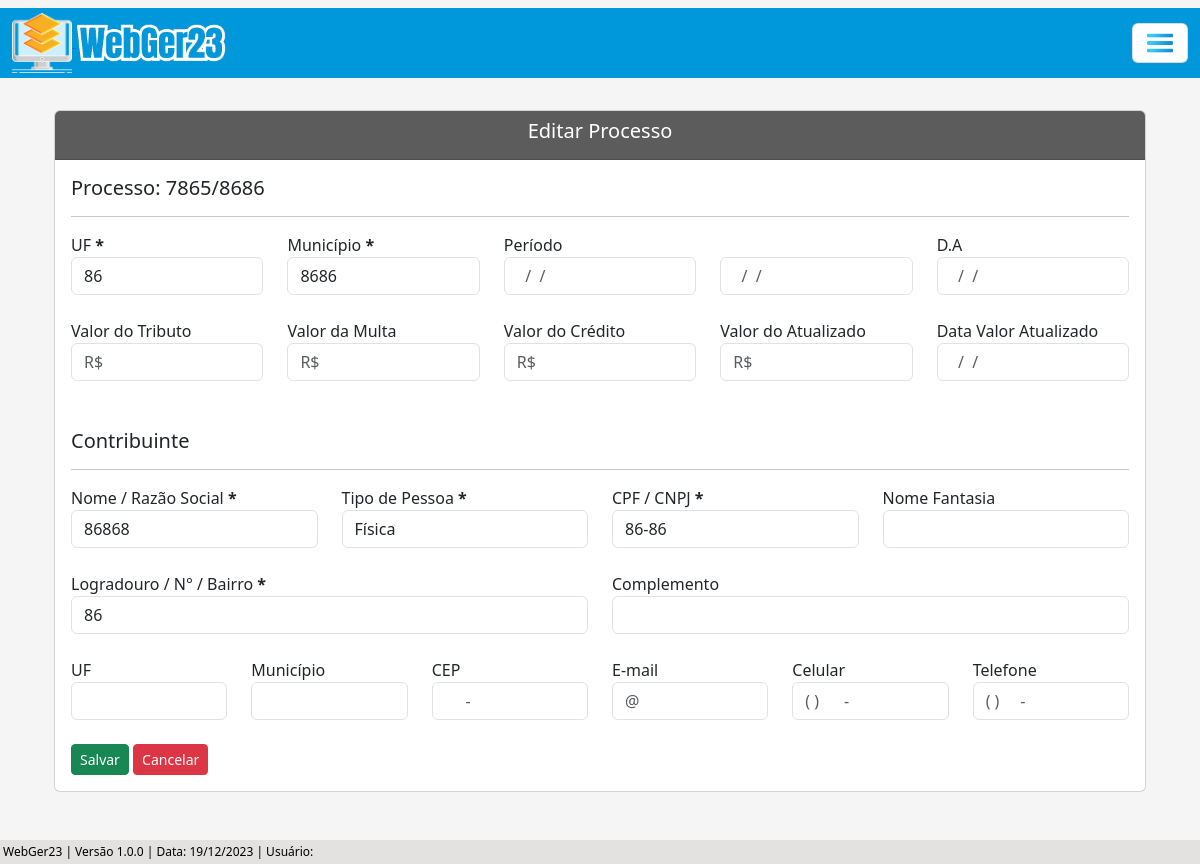
Page /editar/processo-adm-arquivado/1/ on the earlier database version.
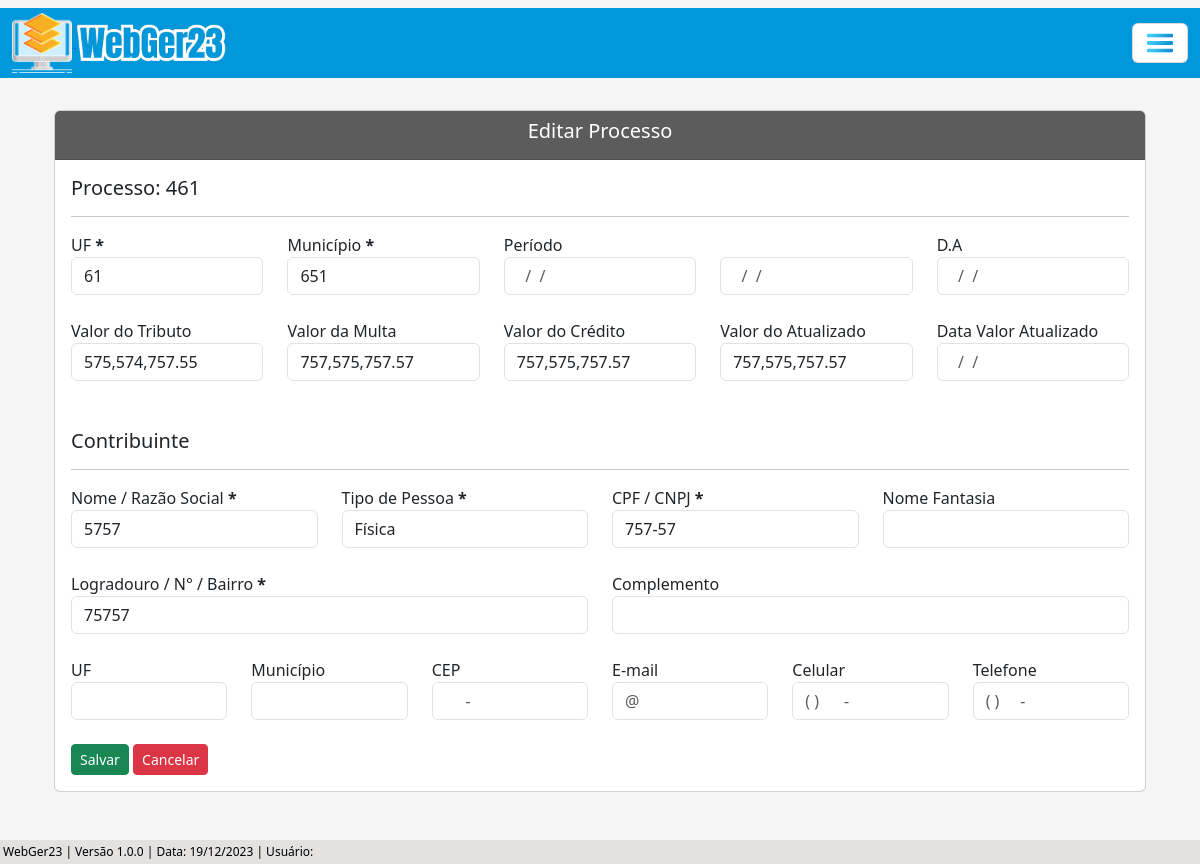
Same page on the later database version.
### processo/models.py (models this page shows, shortened)
class Base(models.Model): # Classe base, será herdada pelas outras classes - HERANÇA
    data_criacao = models.DateTimeField('data_criação', auto_now_add=True)
    usuario_criador = models.ForeignKey(get_user_model(), verbose_name='Usuário Criador', on_delete=models.SET_NULL, null=True)
    data_alteracao = models.DateTimeField('Alterado', auto_now=True)
    ativo = models.BooleanField('Ativo', default=True) # Ativo: 1 (True), Inativo: 0 (False)
    class Meta:  # Classe abstrata, não será instânciada.
        abstract = True

class ProcessoAdm(Base):
    tipo_pessoas = (
        ('Física', 'Física'), ('Jurídica', 'Jurídica'),
    )
    numero = models.CharField(unique=True, verbose_name='N°', max_length=10) # Número do processo
    municipio = models.CharField(max_length=50, verbose_name='Município') # Município
    uf = models.CharField(max_length=2) # UF
    data_inicial = models.DateField(blank=True, null=True) # Data Inicial do Período do processo
    data_final = models.DateField(blank=True, null=True) # Data final do Período do processo
    data_div_ativa = models.DateField(blank=True, null=True) # Data dívida ativa
    valor_atributo = models.CharField(max_length=14, blank=True, null=True)  # Valor do atributo
    valor_multa = models.CharField(max_length=14, blank=True, null=True) # Valor da multa
    valor_credito = models.CharField(max_length=14, blank=True, null=True) # Valor do crédito
    valor_atualizado = models.CharField(max_length=14, blank=True, null=True) # Valor do atualizado
    data_valor_atualizado = models.DateField(blank=True, null=True) # Data valor atualizado
    nome_contribuinte = models.CharField(max_length=50)  # Nome / Razão Social
    tipo_pessoa = models.CharField(max_length=50, choices=tipo_pessoas) # Física / Jurídica # Utiliza choices(escolhas) para selecionar o tipo de pessoas
    documento = models.CharField(max_length=20, verbose_name='CPF/CNPJ', unique=True) # CPF / CNPJ
    nome_fantasia = models.CharField(max_length=50, blank=True, null=True) # Nome Fantasia
    email = models.EmailField(max_length=50, blank=True, null=True) # E-mail
    endereco = models.CharField(max_length=150) # Rua
    complemento = models.CharField(max_length=50, blank=True, null=True) # Complemento
    municipio_contribuinte = models.CharField(max_length=50, blank=True, null=True) # Município Contribuinte
    uf_contribuinte = models.CharField(max_length=2, verbose_name='UF', blank=True, null=True) # UF Contribuinte
    cep = models.CharField(max_length=10, blank=True, null=True) # CEP
    telefone = models.CharField(max_length=20, blank=True, null=True) # Telefone
    celular = models.CharField(max_length=20, blank=True, null=True) # Celular

### processo/views.py (the view, shortened to what this page needs)
# urls.py: path('editar/processo-adm-arquivado/<int:pk>/', ProcessoAdmArquivadoUpdate.as_view(), name='proc-adm-arquivado-update'),
class ProcessoAdmArquivadoUpdate(UpdateView):
    model = ProcessoAdm
    template_name = 'processos/updates/processo_adm_arquivado_update.html'
    fields = ['ativo', 'municipio', 'uf', 'data_inicial', 'data_final', 'data_div_ativa', 'valor_atributo', 'valor_multa', 'valor_credito', 'valor_atualizado', 'data_valor_atualizado', 'nome_contribuinte', 'tipo_pessoa', 'documento', 'nome_fantasia', 'email', 'endereco', 'complemento', 'municipio_contribuinte', 'uf_contribuinte', 'cep', 'telefone', 'celular']
    success_url = reverse_lazy('proc-adm-arquivado-list')
    def get_context_data(self, **kwargs):
        processo_pk = self.kwargs.get('pk') # Pega a PK do processo através da URL
        context = super().get_context_data(**kwargs)
        context['dados_processo'] = ProcessoAdm.objects.filter(pk=processo_pk) # Filtra os dados do processo através da pk
        return context

### processo/templates/processos/updates/processo_adm_arquivado_update.html (shortened to what the changed rows need)
{% extends 'index.html' %}
{% load static %}
{% load widget_tweaks %}
{% block conteudo %}
    <div class="container p-4">
        <div class="card">
            <div class="card-body">
                <form action="" method="post" enctype="multipart/form-data">
                    {% for atributo in dados_processo %}
                        <h5>Processo: {{ atributo.numero }}</h5>
                    {% endfor %}
                    <hr>
                    <div class="row">
                        <div class="col">
                            <label for="uf">UF <b>*</b></label>
                            {% render_field form.uf class="form-control" id="uf"%}
                        </div>
                        <div class="col">
                            <label for="municipio">Município <b>*</b></label>
                            {% render_field form.municipio class="form-control" id="municipio"%}
                        </div>
                        <div class="col">
                            <label for="data_inicial">Período</label>
                            {% render_field form.data_inicial class="form-control" id="data_inicial" placeholder="  /  /    "%}
                        </div>
                        <div class="col">
                            {% render_field form.data_final class="form-control" id="data_final" placeholder="  /  /    "%}
                        </div>
                        <div class="col">
                            <label for="data_div_ativa">D.A</label>
                            {% render_field form.data_div_ativa class="form-control" id="data_div_ativa" placeholder="  /  /    "%}
                        </div>
                    </div>
                    <br>
                    <div class="row">
                        <div class="col">
                            <label for="valor_atributo">Valor do Tributo</label>
                            {% render_field form.valor_atributo class="mask-money form-control" placeholder="R$"  id="valor_atributo" autocomplete="off"%}
                        </div>
                        <div class="col">
                            <label for="valor_multa">Valor da Multa</label>
                            {% render_field form.valor_multa class="form-control" placeholder="R$" id="valor_multa" autocomplete="off"%}
                        </div>
                        <div class="col">
                            <label for="valor_credito">Valor do Crédito</label>
                            {% render_field form.valor_credito class="form-control" placeholder="R$" id="valor_credito" autocomplete="off"%}
                        </div>
                        <div class="col">
                            <label for="valor_atualizado">Valor do Atualizado</label>
                            {% render_field form.valor_atualizado class="form-control" placeholder="R$" id="valor_atualizado" autocomplete="off"%}
                        </div>
                        <div class="col">
                            <label for="data_valor_atualizado">Data Valor Atualizado</label>
                            {% render_field form.data_valor_atualizado class="form-control" id="data_valor_atualizado" placeholder="  /  /    "%}
                        </div>
                    </div>
                    <br><br>
                    <h5>Contribuinte</h5>
                    <hr>
                    <div class="row">
                        <div class="col">
                            <label for="nome_contribuinte">Nome / Razão Social <b>*</b></label>
                            {% render_field form.nome_contribuinte class="form-control" id="nome_contribuinte" autocomplete="off"%}
                        </div>
                        <div class="col">
                            <label for="tipo_pessoa">Tipo de Pessoa <b>*</b></label>
                            {% render_field form.tipo_pessoa class="form-control" id="tipo_pessoa" autocomplete="off"%}
                        </div>
                        <div class="col">
                            <label for="documento">CPF / CNPJ <b>*</b></label>
                            {% render_field form.documento class="form-control" id="documento" autocomplete="off"%}
                        </div>
                        <div class="col">
                            <label for="nome_fantasia">Nome Fantasia</label>
                            {% render_field form.nome_fantasia class="form-control" id="nome_fantasia" autocomplete="off"%}
                        </div>
                    </div>
                    <br>
                    <div class="row">
                        <div class="col">
                            <label for="endereco">Logradouro / N° / Bairro <b>*</b></label>
                            {% render_field form.endereco class="form-control" id="endereco" autocomplete="off"%}
                        </div>
                        <div class="col">
                            <label for="complemento">Complemento</label>
                            {% render_field form.complemento class="form-control" id="complemento" autocomplete="off"%}
                        </div>
                    </div>
                    <br>
                    <div class="row">
                        <div class="col">
                            <label for="uf_contribuinte">UF</label>
                            {% render_field form.uf_contribuinte class="form-control" id="uf_contribuinte" autocomplete="off"%}
                        </div>
                        <div class="col">
                            <label for="municipio_contribuinte">Município</label>
                            {% render_field form.municipio_contribuinte class="form-control" id="municipio_contribuinte" autocomplete="off"%}
                        </div>
                        <div class="col">
                            <label for="cep">CEP</label>
                            {% render_field form.cep class="form-control" placeholder="     -   " id="cep" autocomplete="off"%}
                        </div>
                        <div class="col">
                            <label for="email">E-mail</label>
                            {% render_field form.email class="form-control" placeholder="@" id="email" autocomplete="off" autocomplete="off"%}
                        </div>
                        <div class="col">
                            <label for="celular">Celular</label>
                            {% render_field form.celular class="form-control" placeholder="( )      -    " id="celular" autocomplete="off"%}
                        </div>
                        <div class="col">
                            <label for="telefone">Telefone</label>
                            {% render_field form.telefone class="form-control" placeholder="( )     -    " id="telefone" autocomplete="off"%}
                        </div>
                    </div>
                    <br>
                    <button type="submit" class="btn btn-success btn-sm">Salvar</button>
                    <a href="{% url 'proc-adm-arquivado-list' %}" class="btn btn-danger btn-sm">Cancelar</a>
                </form>
            </div>
        </div>
    </div>
    <br><br>
{% endblock %}

Differences in the rows shown:
changed ProcessoAdm "Física": numero "7865/8686" → "461"; uf "86" → "61"; municipio "8686" → "651"; valor_atributo (not shown) → "575,574,757.55"; valor_multa (not shown) → "757,575,757.57"; valor_credito (not shown) → "757,575,757.57"; valor_atualizado (not shown) → "757,575,757.57"; nome_contribuinte "86868" → "5757"; documento "86-86" → "757-57"; endereco "86" → "75757"
